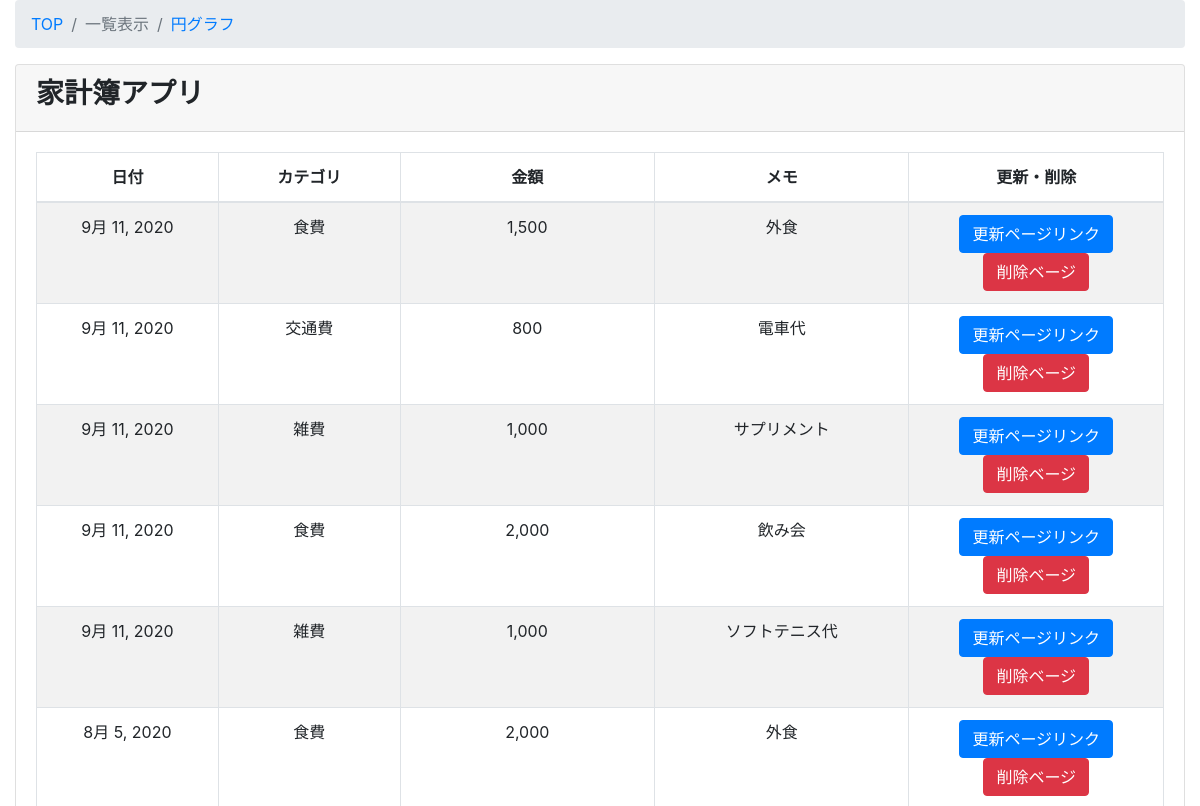
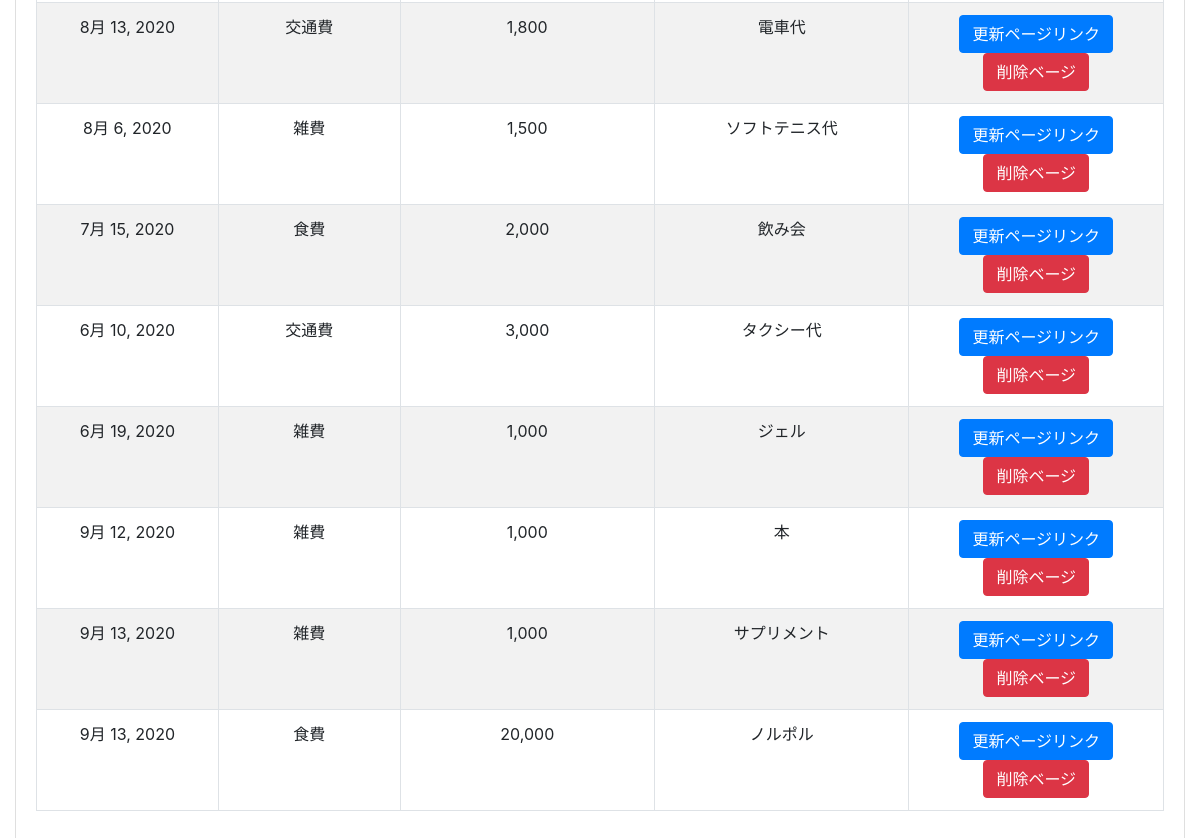
Page /kakeibo/kakeibo_list/ on the earlier database version (2 pictures, top to bottom).
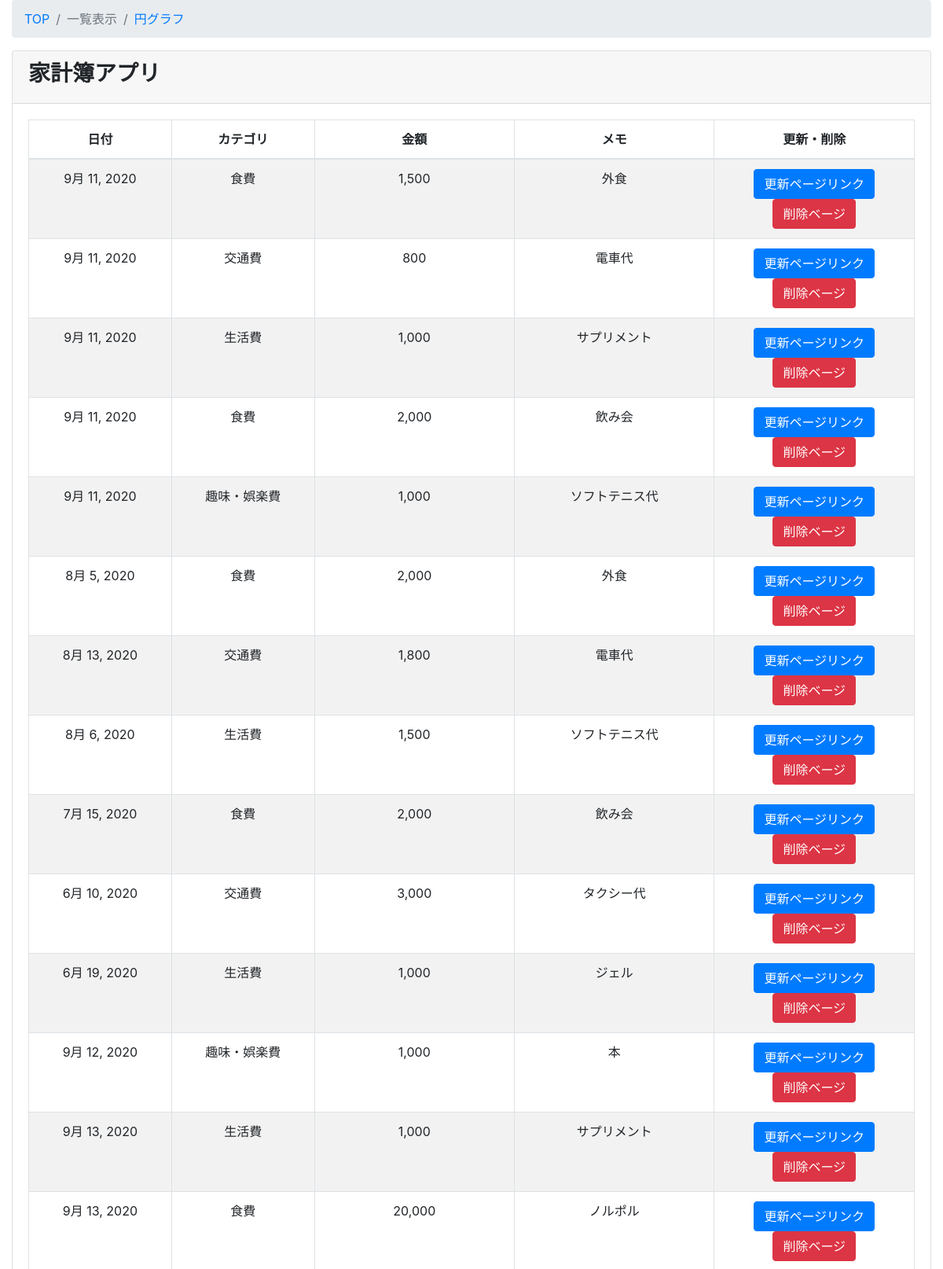
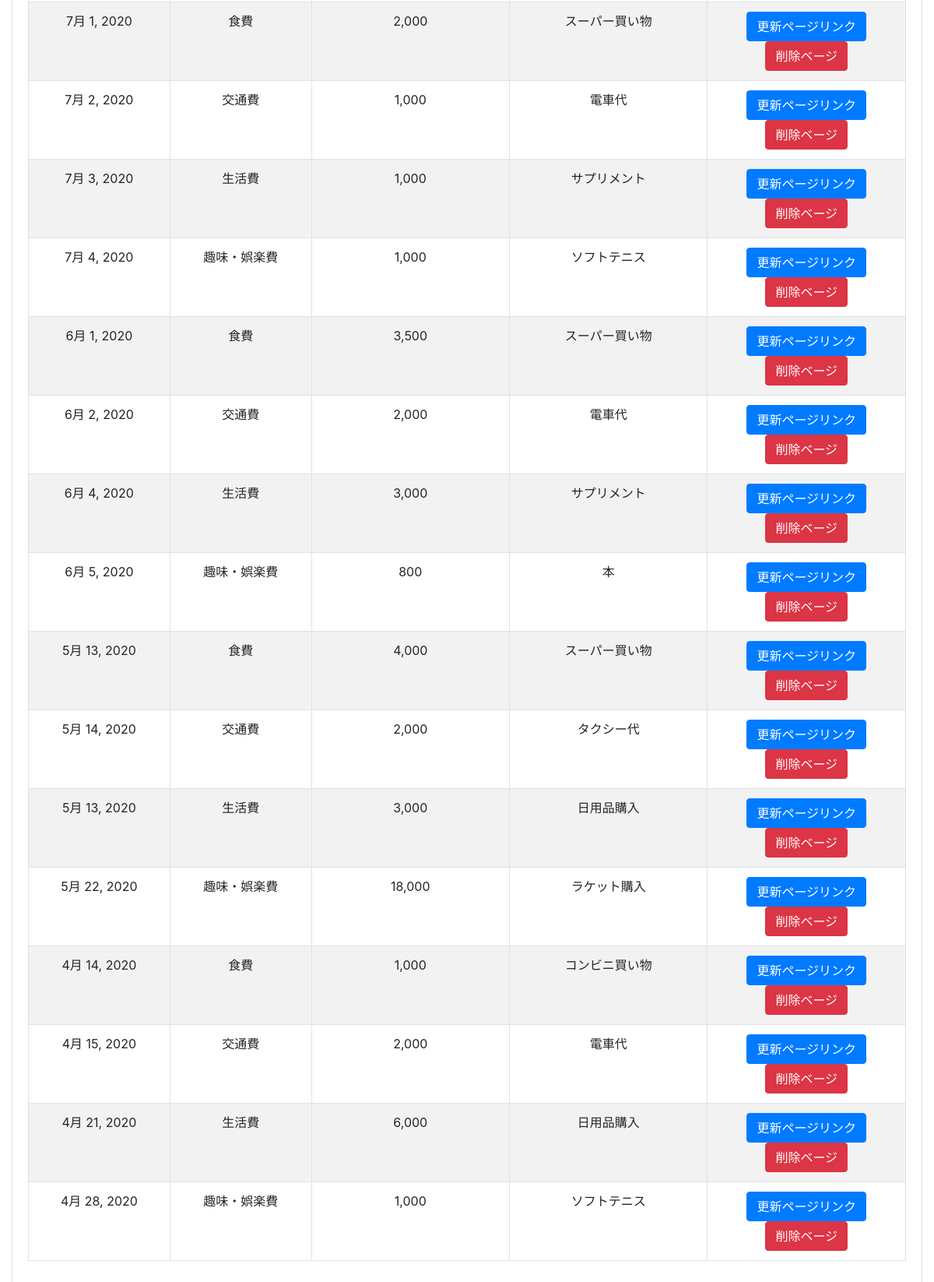
Same page on the later database version (2 pictures, top to bottom).
### kakeibo/models.py (models this page shows, shortened)
class Kakeibo(models.Model):
    class Meta:
        db_table = 'kakeibo'
        verbose_name = '家計簿'
        verbose_name_plural = '家計簿'
    date = models.DateField(verbose_name='日付', default=datetime.now)
    category = models.ForeignKey(Category, on_delete=models.PROTECT, verbose_name='カテゴリ')
    money = models.IntegerField(verbose_name='金額', help_text='単位は日本円')
    memo = models.CharField(verbose_name='メモ', max_length=500)

class Category(models.Model):
    class Meta:
        db_table = 'category'
        verbose_name = 'カテゴリ'
        verbose_name_plural = 'カテゴリ'
    category_name = models.CharField(max_length=255, unique=True)
    def __str__(self):
        return self.category_name

### kakeibo/views.py (the view)
# urls.py: path('kakeibo_list/', KakeiboListView.as_view(), name='kakeibo_list'),
class KakeiboListView(ListView):
    model = Kakeibo
    template_name = 'kakeibo/kakeibo_list.html'
    context_object_name = 'kakeibo_list'
    def queryset(self):
        return Kakeibo.objects.all()

### kakeibo/templates/kakeibo/kakeibo_list.html
{% extends 'kakeibo/base.html' %} {% load humanize %} {% block content %}
<div class="content-wrapper">
  <div class="container-fluid">
    <ol class="breadcrumb">
      <li class="breadcrumb-item">
        <a href="{% url 'kakeibo:kakeibo_list' %}">TOP</a>
      </li>
      <li class="breadcrumb-item active">一覧表示</li>
      <li class="breadcrumb-item">
        <a href="{% url 'kakeibo:kakeibo_circle' %}">円グラフ</a>
      </li>
    </ol>
    <div class="card mb-3">
      <div class="card-header">
        <h3><b>家計簿アプリ</b></h3>
      </div>
      <div class="card-body">
        <div class="table-responsive">
          <table
            id="kakeibo_list"
            width="100%"
            class="table table-striped table-bordered table-hover"
          >
            <thead>
              <tr>
                <th class="text-center">日付</th>
                <th class="text-center">カテゴリ</th>
                <th class="text-center">金額</th>
                <th class="text-center">メモ</th>
                <th class="text-center">更新・削除</th>
              </tr>
            </thead>
            <tbody>
              {% for kakeibo in kakeibo_list %}
              <tr class="odd gradeX text-center">
                <td class="text-center" width="100">{{ kakeibo.date}}</td>
                <td class="text-center" width="100">{{ kakeibo.category }}</td>
                <td class="text-center" width="140">
                  {{ kakeibo.money | intcomma }}
                </td>
                <td class="text-center" width="140">{{ kakeibo.memo }}</td>
                <td class="text-center" width="140">
                  <a
                    href="{% url 'kakeibo:kakeibo_update' kakeibo.pk %}"
                    class="btn btn-primary"
                    >更新ページリンク</a
                  >
                  <a
                    href="{% url 'kakeibo:kakeibo_delete' kakeibo.pk %}"
                    class="btn btn-danger"
                    >削除ベージ</a
                  >
                </td>
              </tr>
              {% endfor %}
            </tbody>
          </table>
        </div>
      </div>
    </div>
  </div>
</div>
{% endblock content %}

Differences in the rows shown:
changed through a linked row, Kakeibo (number 3 of 30 on the later page): category "雑費" → "生活費"
changed Kakeibo (number 5 of 30 on the later page): category "雑費" → "趣味・娯楽費"
changed through a linked row, Kakeibo (number 8 of 30 on the later page): category "雑費" → "生活費"
changed through a linked row, Kakeibo "ジェル": category "雑費" → "生活費"
changed Kakeibo (number 12 of 30 on the later page): category "雑費" → "趣味・娯楽費"
changed through a linked row, Kakeibo (number 13 of 30 on the later page): category "雑費" → "生活費"
added Kakeibo: date "7月 1, 2020", category "食費", money "2,000", memo "スーパー買い物"
added Kakeibo: date "7月 2, 2020", category "交通費", money "1,000", memo "電車代"
added Kakeibo: date "7月 3, 2020", category "生活費", money "1,000", memo "サプリメント"
added Kakeibo: date "7月 4, 2020", category "趣味・娯楽費", money "1,000", memo "ソフトテニス"
added Kakeibo: date "6月 1, 2020", category "食費", money "3,500", memo "スーパー買い物"
added Kakeibo: date "6月 2, 2020", category "交通費", money "2,000", memo "電車代"
added Kakeibo: date "6月 4, 2020", category "生活費", money "3,000", memo "サプリメント"
added Kakeibo: date "6月 5, 2020", category "趣味・娯楽費", money "800", memo "本"
added Kakeibo: date "5月 13, 2020", category "食費", money "4,000", memo "スーパー買い物"
added Kakeibo: date "5月 14, 2020", category "交通費", money "2,000", memo "タクシー代"
added Kakeibo: date "5月 13, 2020", category "生活費", money "3,000", memo "日用品購入"
added Kakeibo: date "5月 22, 2020", category "趣味・娯楽費", money "18,000", memo "ラケット購入"
added Kakeibo: date "4月 14, 2020", category "食費", money "1,000", memo "コンビニ買い物"
added Kakeibo: date "4月 15, 2020", category "交通費", money "2,000", memo "電車代"
added Kakeibo: date "4月 21, 2020", category "生活費", money "6,000", memo "日用品購入"
added Kakeibo: date "4月 28, 2020", category "趣味・娯楽費", money "1,000", memo "ソフトテニス"
